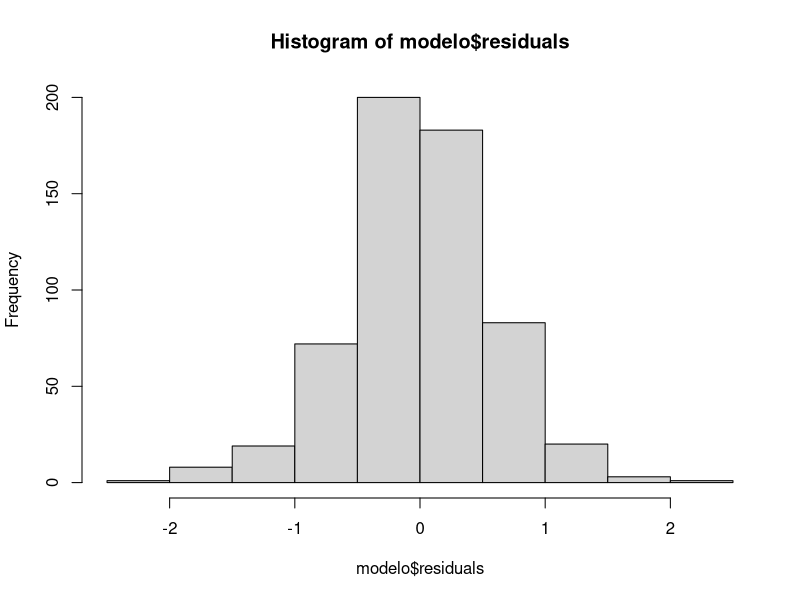
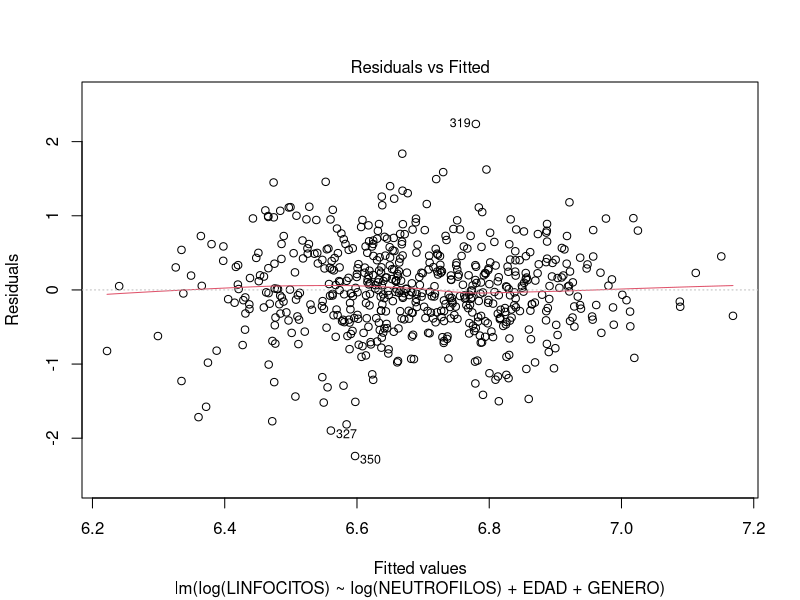
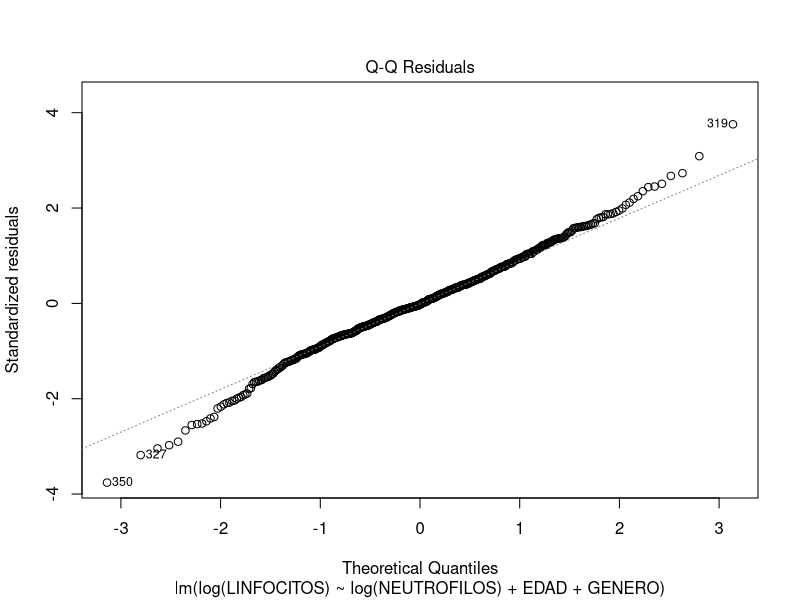
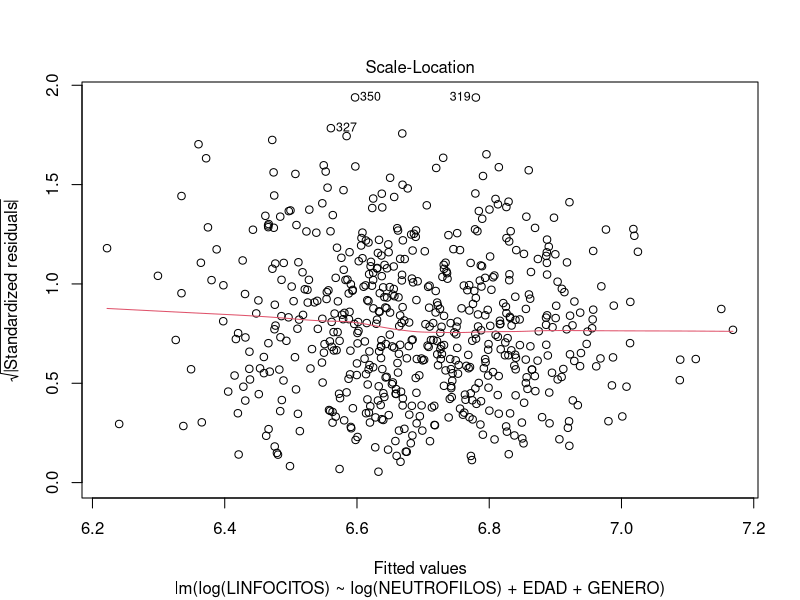
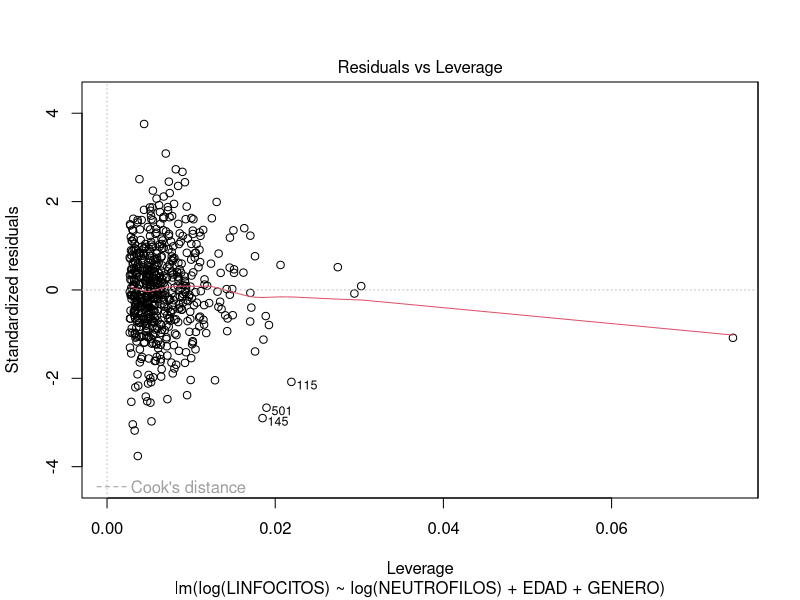
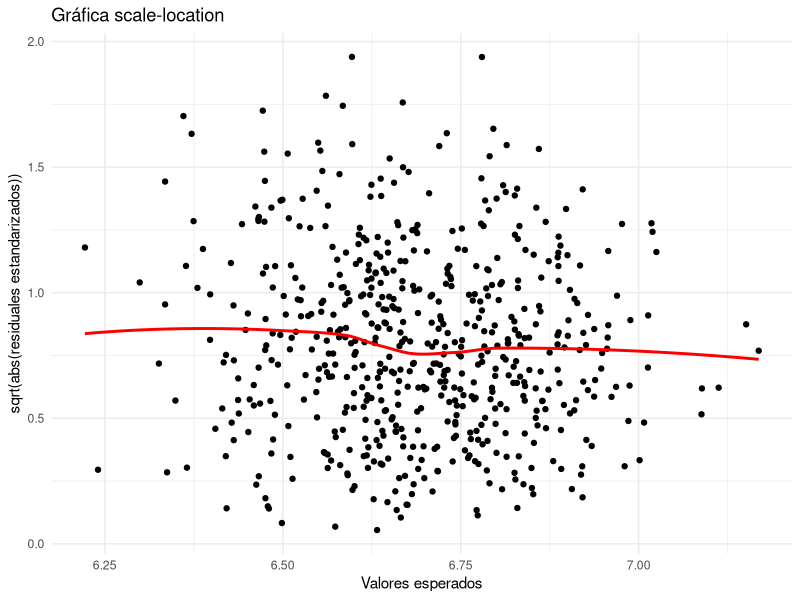
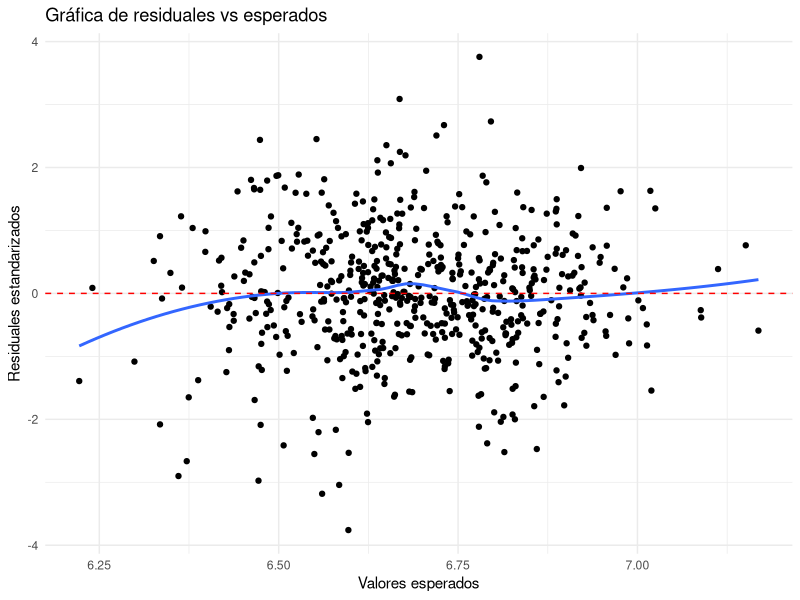
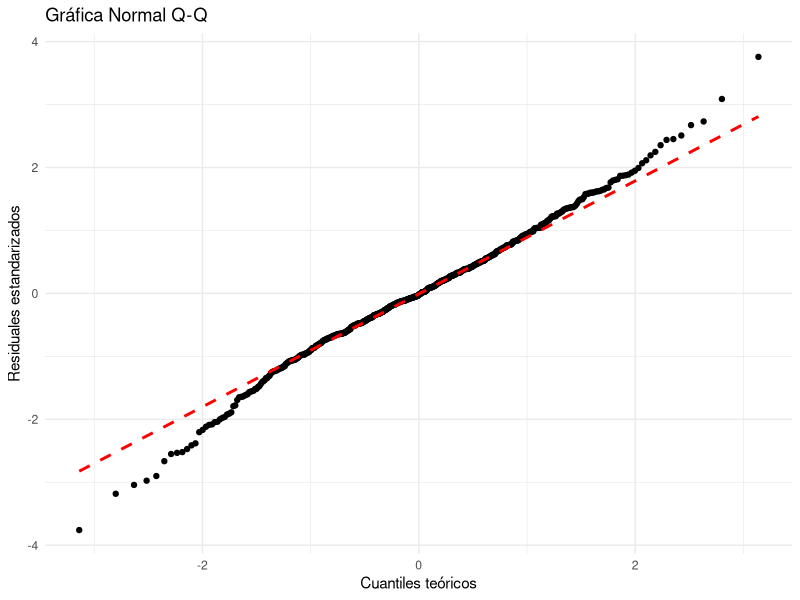

The R source for these figures, in order:
install.packages("tidyverse")  
library(tidyverse) # Para gráficas y manipulación de datos
theme_set(theme_minimal()) # Usamos el tema minimalista de ggplot

datos = read_csv("datos(1).csv") %>% 
  mutate(LINFOCITOS = parse_number(LINFOCITOS), # Convertir a valores numéricos la columna de linfocitos
         GENERO = as_factor(GENERO)) # Convertir a factor la variable de género

view(datos) # visualizar la data
summary(datos)  # Resumen de la data

modelo = lm(log(LINFOCITOS)~log(NEUTROFILOS)+EDAD+GENERO, # Usamos transformación logarítmica
            data = datos)

modelo # Se realiza el modelo

hist(modelo$residuals) # Historial del Modelo

aov(modelo) # Anova del modelo

plot(modelo) # Graficar el modelo

summary(modelo) # Resumen del modelo

### 1. Residuales vs ajustados

res_vs_adj = tibble(esperados = fitted(modelo),
                    residuales = rstandard(modelo)) %>% 
  ggplot(aes(esperados, residuales))+
  geom_point()+
  geom_smooth(se = FALSE)+ # Linea de ajuste lineal entre residuales y 
  geom_hline(yintercept = 0, # Linea horizontal
             color = "red",
             lty = "dashed")+
  labs(title = "Gráfica de residuales vs esperados",
       x = "Valores esperados",
       y = "Residuales estandarizados")
png("p1.png",
    width = 600,
    height = 300)

res_vs_adj # Gráfica de residuales vs esperados

dev.off()

### 2. Normal Q-Q 

qqnormal = tibble(residuales = rstandard(modelo)) %>% 
  ggplot(aes(sample = residuales))+
  geom_qq()+
  geom_qq_line(color = "red", 
               size = 1,
               lty = "dashed")+
  labs(x = "Cuantiles teóricos",
       y = "Residuales estandarizados",
       title = "Gráfica Normal Q-Q")

png("p2-1.png",
    width = 600,
    height = 300)

qqnormal  # Grafica QQ- Normal

dev.off()

densres = tibble(residuales = rstandard(modelo)) %>% 
  ggplot(aes(residuales))+
  geom_density(color = "blue",
               fill = "blue",
               alpha = 0.5)+
  labs(x = "Residuales estandarizados",
       y = "Densidad",
       title = "Gráfica de función de densidad para los residuales")

png("p2-2.png",
    width = 600,
    height = 300)

densres # Gráfica de densidad para los residuales

dev.off()

shapiro.test(resid(modelo)) # Prueba Shapiro de normalidad

### 3. Scale-Location

scaleloc = tibble(esperados = fitted(modelo),
                  residuales_sqrt = sqrt(abs(rstandard(modelo)))) %>% 
  ggplot(aes(esperados, residuales_sqrt))+
  geom_point()+
  geom_smooth(se = FALSE, color = "red")+ # Linea de ajuste lineal entre residuales y 
  labs(title = "Gráfica scale-location",
       y = "sqrt(abs(residuales estandarizados))",
       x = "Valores esperados")

scaleloc # Gráfica scale-location 

dev.off()

install.packages("lmtest")  # Pruebas de heterocedasticidad y correlación
library(lmtest)

lmtest::gqtest(modelo) 

lmtest::bptest(modelo)


### 4. Residuales vs leverage

#### Funciones para calcular las curvas de contorno para la distancia de Cook (valores por defecto en R son de 1 y 0.5)

cd_cont_pos = function(leverage, level, model) {sqrt(level*length(coef(model))*(1-leverage)/leverage)} 
cd_cont_neg = function(leverage, level, model) {-cd_cont_pos(leverage, level, model)}

reslev = tibble(residuales = rstandard(modelo),
                leverage = hatvalues(modelo)) %>% 
  ggplot(aes(leverage, residuales))+
  geom_point()+ 
  geom_smooth(se = FALSE, color = "red")+ # Curva polinomial de regresión 
  stat_function(fun = cd_cont_pos, args = list(level = 0.5, model = modelo), xlim = c(0, 0.25), lty = 2, colour = "red") + # Curva de contorno de la distancia cook = 0.5 
  stat_function(fun = cd_cont_neg, args = list(level = 0.5, model = modelo), xlim = c(0, 0.25), lty = 2, colour = "red") + # Curva de contorno de la distancia cook = -0.5
  stat_function(fun = cd_cont_pos, args = list(level = 1, model = modelo), xlim = c(0, 0.25), lty = 2, colour = "red") + #  Curva de contorno de la distancia cook = 1
  stat_function(fun = cd_cont_neg, args = list(level = 1, model = modelo), xlim = c(0, 0.25), lty = 2, colour = "red") + # Curva de contorno de la distancia cook = -1
  scale_y_continuous(limits = c(-4,4)) + # Para que la gráfica solo muestre el eje y entre -4 y 4
  labs(title = "Residuales vs leverage",
       x = "Leverage",
       y = "Residuales estandarizados")

#### Para usar r base (sin ggplot), se puede usar la funcion plot(modelo, which = 5)

png("p4.png",
    width = 600,
    height = 300)
reslev
dev.off()



